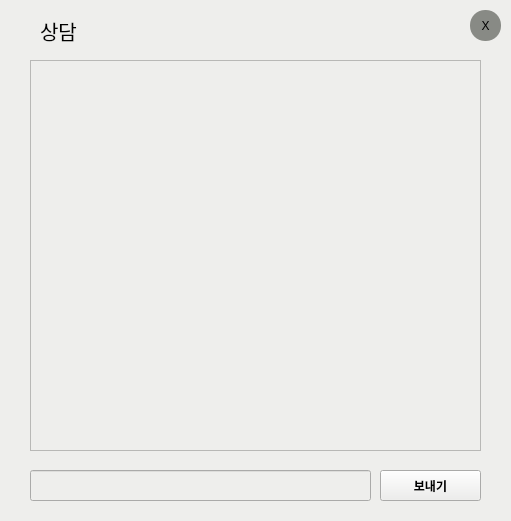
   <widget class="QWidget" name="chat_widget" native="true">
    <property name="geometry">
     <rect>
      <x>280</x>
      <y>60</y>
      <width>511</width>
      <height>521</height>
     </rect>
    </property>
    <property name="styleSheet">
     <string notr="true">background-color: rgb(238, 238, 236);</string>
    </property>
    <widget class="QTextBrowser" name="chat_bro_2">
     <property name="geometry">
      <rect>
       <x>30</x>
       <y>60</y>
       <width>451</width>
       <height>391</height>
      </rect>
     </property>
    </widget>
    <widget class="QPushButton" name="send_btn_2">
     <property name="geometry">
      <rect>
       <x>380</x>
       <y>470</y>
       <width>101</width>
       <height>31</height>
      </rect>
     </property>
     <property name="font">
      <font>
       <family>Sans</family>
       <weight>75</weight>
       <italic>false</italic>
       <bold>true</bold>
      </font>
     </property>
     <property name="text">
      <string>보내기</string>
     </property>
    </widget>
    <widget class="QLabel" name="chat_title_2">
     <property name="geometry">
      <rect>
       <x>40</x>
       <y>10</y>
       <width>161</width>
       <height>41</height>
      </rect>
     </property>
     <property name="font">
      <font>
       <pointsize>15</pointsize>
      </font>
     </property>
     <property name="text">
      <string>상담</string>
     </property>
    </widget>
    <widget class="QLineEdit" name="chat_input_2">
     <property name="geometry">
      <rect>
       <x>30</x>
       <y>470</y>
       <width>341</width>
       <height>31</height>
      </rect>
     </property>
     <property name="text">
      <string/>
     </property>
    </widget>
    <widget class="QPushButton" name="chat_exit_bt">
     <property name="geometry">
      <rect>
       <x>470</x>
       <y>10</y>
       <width>31</width>
       <height>31</height>
      </rect>
     </property>
     <property name="palette">
      <palette>
       <active>
        <colorrole role="Button">
         <brush brushstyle="SolidPattern">
          <color alpha="255">
           <red>136</red>
           <green>138</green>
           <blue>133</blue>
          </color>
         </brush>
        </colorrole>
        <colorrole role="Base">
         <brush brushstyle="SolidPattern">
          <color alpha="255">
           <red>136</red>
           <green>138</green>
           <blue>133</blue>
          </color>
         </brush>
        </colorrole>
        <colorrole role="Window">
         <brush brushstyle="SolidPattern">
          <color alpha="255">
           <red>136</red>
           <green>138</green>
           <blue>133</blue>
          </color>
         </brush>
        </colorrole>
       </active>
       <inactive>
        <colorrole role="Button">
         <brush brushstyle="SolidPattern">
          <color alpha="255">
           <red>136</red>
           <green>138</green>
           <blue>133</blue>
          </color>
         </brush>
        </colorrole>
        <colorrole role="Base">
         <brush brushstyle="SolidPattern">
          <color alpha="255">
           <red>136</red>
           <green>138</green>
           <blue>133</blue>
          </color>
         </brush>
        </colorrole>
        <colorrole role="Window">
         <brush brushstyle="SolidPattern">
          <color alpha="255">
           <red>136</red>
           <green>138</green>
           <blue>133</blue>
          </color>
         </brush>
        </colorrole>
       </inactive>
       <disabled>
        <colorrole role="Button">
         <brush brushstyle="SolidPattern">
          <color alpha="255">
           <red>136</red>
           <green>138</green>
           <blue>133</blue>
          </color>
         </brush>
        </colorrole>
        <colorrole role="Base">
         <brush brushstyle="SolidPattern">
          <color alpha="255">
           <red>136</red>
           <green>138</green>
           <blue>133</blue>
          </color>
         </brush>
        </colorrole>
        <colorrole role="Window">
         <brush brushstyle="SolidPattern">
          <color alpha="255">
           <red>136</red>
           <green>138</green>
           <blue>133</blue>
          </color>
         </brush>
        </colorrole>
       </disabled>
      </palette>
     </property>
     <property name="styleSheet">
      <string notr="true">QPushButton{
background-color: rgb(136, 138, 133);
border-style: solid;
border-radius: 15px
}
QPushButton:hover{
background-color: rgb(180, 255, 255);
border-style: solid;
border-radius: 15px}

QPushButton:pressed{
background-color: rgb(100, 255, 255);
border-style: solid;
border-radius: 15px}
</string>
     </property>
     <property name="text">
      <string>X</string>
     </property>
    </widget>
   </widget>
